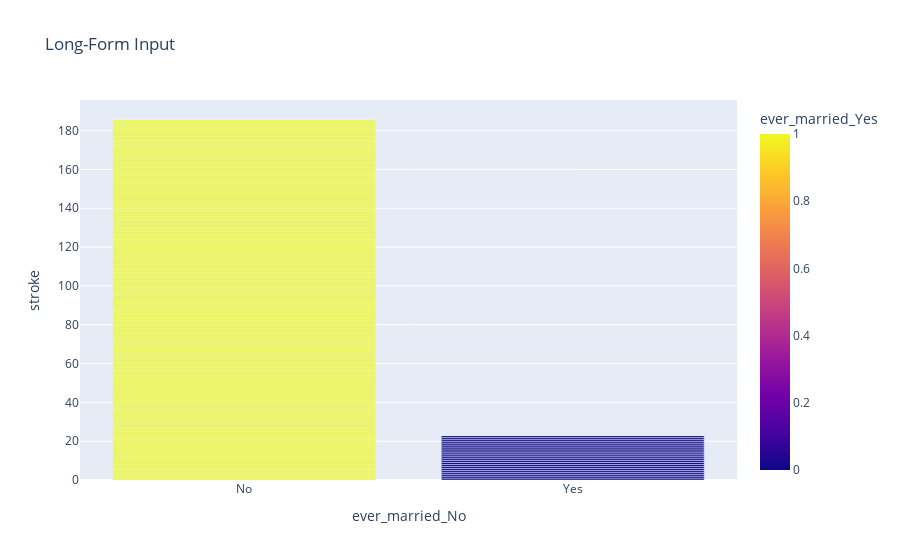

Write notebook code for a chart like this one.
### Code cell
## DO WE NEED THIS ONE**

import plotly.express as px

fig2 = px.bar(stroke_df, x="ever_married_No", y="stroke", color="ever_married_Yes", title="Long-Form Input")
fig2.update_layout(xaxis=dict(tickvals=[0,1], ticktext=['No', 'Yes']))
fig2.show()

### Figure 1 — Plotly figure (JSON) as saved in the notebook; plotly's stock layout.template omitted (floating-point values rounded to 4 significant figures; data arrays with more than 128 entries replaced by an {"elided": "..."} marker saying what was removed)
{"data": [{"alignmentgroup": "True", "hovertemplate": "ever_married_No=%{x}<br>stroke=%{y}<br>ever_married_Yes=%{marker.color}<extra></extra>", "legendgroup": "", "marker": {"color": {"elided": "4909 int values"}, "coloraxis": "coloraxis", "pattern": {"shape": ""}}, "name": "", "offsetgroup": "", "orientation": "v", "showlegend": false, "textposition": "auto", "type": "bar", "x": {"elided": "4909 int values"}, "xaxis": "x", "y": {"elided": "4909 int values"}, "yaxis": "y"}], "layout": {"barmode": "relative", "coloraxis": {"colorbar": {"title": {"text": "ever_married_Yes"}}, "colorscale": [[0, "#0d0887"], [0.1111, "#46039f"], [0.2222, "#7201a8"], [0.3333, "#9c179e"], [0.4444, "#bd3786"], [0.5556, "#d8576b"], [0.6667, "#ed7953"], [0.7778, "#fb9f3a"], [0.8889, "#fdca26"], [1, "#f0f921"]]}, "legend": {"tracegroupgap": 0}, "title": {"text": "Long-Form Input"}, "xaxis": {"anchor": "y", "domain": [0, 1], "ticktext": ["No", "Yes"], "tickvals": [0, 1], "title": {"text": "ever_married_No"}}, "yaxis": {"anchor": "x", "domain": [0, 1], "title": {"text": "stroke"}}}}
